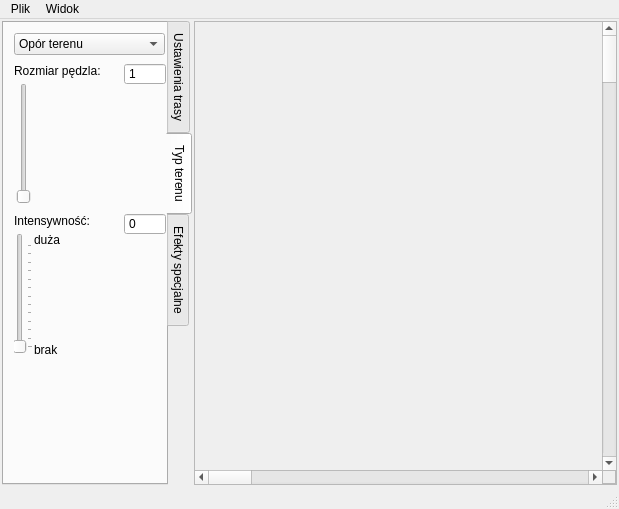
<?xml version="1.0" encoding="UTF-8"?>
<ui version="4.0">
 <class>AssemblyMainWindow</class>
 <widget class="QMainWindow" name="AssemblyMainWindow">
  <property name="geometry">
   <rect>
    <x>0</x>
    <y>0</y>
    <width>619</width>
    <height>509</height>
   </rect>
  </property>
  <property name="sizePolicy">
   <sizepolicy hsizetype="Preferred" vsizetype="Preferred">
    <horstretch>0</horstretch>
    <verstretch>0</verstretch>
   </sizepolicy>
  </property>
  <property name="windowTitle">
   <string>AssemblyMainWindow</string>
  </property>
  <widget class="QWidget" name="centralWidget">
   <property name="sizePolicy">
    <sizepolicy hsizetype="Expanding" vsizetype="Expanding">
     <horstretch>0</horstretch>
     <verstretch>0</verstretch>
    </sizepolicy>
   </property>
   <property name="layoutDirection">
    <enum>Qt::LeftToRight</enum>
   </property>
   <layout class="QGridLayout" name="gridLayout_2">
    <property name="margin">
     <number>2</number>
    </property>
    <property name="spacing">
     <number>2</number>
    </property>
    <item row="0" column="1">
     <widget class="QFrame" name="CentralFrame">
      <property name="sizePolicy">
       <sizepolicy hsizetype="MinimumExpanding" vsizetype="Expanding">
        <horstretch>0</horstretch>
        <verstretch>0</verstretch>
       </sizepolicy>
      </property>
      <property name="minimumSize">
       <size>
        <width>150</width>
        <height>0</height>
       </size>
      </property>
      <property name="frameShape">
       <enum>QFrame::StyledPanel</enum>
      </property>
      <property name="frameShadow">
       <enum>QFrame::Plain</enum>
      </property>
      <layout class="QGridLayout" name="gridLayout">
       <property name="margin">
        <number>0</number>
       </property>
       <property name="spacing">
        <number>0</number>
       </property>
       <item row="2" column="0">
        <widget class="QScrollBar" name="horizontalScrollBar">
         <property name="maximum">
          <number>80</number>
         </property>
         <property name="orientation">
          <enum>Qt::Horizontal</enum>
         </property>
        </widget>
       </item>
       <item row="2" column="1">
        <widget class="QFrame" name="fillerBox">
         <property name="frameShape">
          <enum>QFrame::StyledPanel</enum>
         </property>
         <property name="frameShadow">
          <enum>QFrame::Raised</enum>
         </property>
        </widget>
       </item>
       <item row="1" column="1">
        <widget class="QScrollBar" name="verticalScrollBar">
         <property name="maximum">
          <number>80</number>
         </property>
         <property name="orientation">
          <enum>Qt::Vertical</enum>
         </property>
        </widget>
       </item>
       <item row="1" column="0">
        <widget class="QFrame" name="viewContainer">
         <property name="frameShape">
          <enum>QFrame::NoFrame</enum>
         </property>
         <property name="frameShadow">
          <enum>QFrame::Raised</enum>
         </property>
         <property name="lineWidth">
          <number>0</number>
         </property>
        </widget>
       </item>
      </layout>
     </widget>
    </item>
    <item row="0" column="0">
     <widget class="QTabWidget" name="tabWidget">
      <property name="sizePolicy">
       <sizepolicy hsizetype="Fixed" vsizetype="Expanding">
        <horstretch>0</horstretch>
        <verstretch>0</verstretch>
       </sizepolicy>
      </property>
      <property name="minimumSize">
       <size>
        <width>190</width>
        <height>100</height>
       </size>
      </property>
      <property name="tabPosition">
       <enum>QTabWidget::East</enum>
      </property>
      <property name="tabShape">
       <enum>QTabWidget::Rounded</enum>
      </property>
      <property name="currentIndex">
       <number>1</number>
      </property>
      <widget class="QWidget" name="tab_general">
       <attribute name="title">
        <string>Ustawienia trasy</string>
       </attribute>
       <widget class="QLabel" name="labelImageState">
        <property name="geometry">
         <rect>
          <x>10</x>
          <y>10</y>
          <width>151</width>
          <height>16</height>
         </rect>
        </property>
        <property name="text">
         <string>&lt;!DOCTYPE HTML PUBLIC &quot;-//W3C//DTD HTML 4.0//EN&quot; &quot;http://www.w3.org/TR/REC-html40/strict.dtd&quot;&gt;
&lt;html&gt;&lt;head&gt;&lt;meta name=&quot;qrichtext&quot; content=&quot;1&quot; /&gt;&lt;style type=&quot;text/css&quot;&gt;
p, li { white-space: pre-wrap; }
&lt;/style&gt;&lt;/head&gt;&lt;body style=&quot; font-family:'MS Shell Dlg 2'; font-size:8.25pt; font-weight:400; font-style:normal;&quot;&gt;
&lt;p style=&quot; margin-top:0px; margin-bottom:0px; margin-left:0px; margin-right:0px; -qt-block-indent:0; text-indent:0px;&quot;&gt;&lt;span style=&quot; font-size:8pt;&quot;&gt;Stan obrazka trasy: &lt;/span&gt;&lt;span style=&quot; font-size:8pt; color:#ff0000;&quot;&gt;brak&lt;/span&gt;&lt;/p&gt;&lt;/body&gt;&lt;/html&gt;</string>
        </property>
       </widget>
       <widget class="QPushButton" name="loadImageButton">
        <property name="geometry">
         <rect>
          <x>10</x>
          <y>30</y>
          <width>141</width>
          <height>23</height>
         </rect>
        </property>
        <property name="text">
         <string>Wczytaj obrazek</string>
        </property>
       </widget>
       <widget class="QGroupBox" name="groupInfo">
        <property name="geometry">
         <rect>
          <x>10</x>
          <y>60</y>
          <width>151</width>
          <height>71</height>
         </rect>
        </property>
        <property name="sizePolicy">
         <sizepolicy hsizetype="Fixed" vsizetype="Preferred">
          <horstretch>0</horstretch>
          <verstretch>0</verstretch>
         </sizepolicy>
        </property>
        <property name="title">
         <string>Informacje:</string>
        </property>
        <widget class="QLabel" name="label">
         <property name="geometry">
          <rect>
           <x>10</x>
           <y>20</y>
           <width>81</width>
           <height>16</height>
          </rect>
         </property>
         <property name="text">
          <string>Rozdzielczość:</string>
         </property>
        </widget>
        <widget class="QLabel" name="labelResolution">
         <property name="geometry">
          <rect>
           <x>20</x>
           <y>40</y>
           <width>121</width>
           <height>16</height>
          </rect>
         </property>
         <property name="text">
          <string>0 x 0</string>
         </property>
        </widget>
       </widget>
       <widget class="QGroupBox" name="groupParams">
        <property name="geometry">
         <rect>
          <x>10</x>
          <y>140</y>
          <width>151</width>
          <height>201</height>
         </rect>
        </property>
        <property name="sizePolicy">
         <sizepolicy hsizetype="Fixed" vsizetype="Preferred">
          <horstretch>0</horstretch>
          <verstretch>0</verstretch>
         </sizepolicy>
        </property>
        <property name="title">
         <string>Ustawienia:</string>
        </property>
        <widget class="QSlider" name="gridSlider">
         <property name="geometry">
          <rect>
           <x>10</x>
           <y>70</y>
           <width>101</width>
           <height>20</height>
          </rect>
         </property>
         <property name="maximum">
          <number>9</number>
         </property>
         <property name="pageStep">
          <number>2</number>
         </property>
         <property name="value">
          <number>2</number>
         </property>
         <property name="orientation">
          <enum>Qt::Horizontal</enum>
         </property>
         <property name="tickPosition">
          <enum>QSlider::TicksBelow</enum>
         </property>
        </widget>
        <widget class="QLabel" name="label_2">
         <property name="geometry">
          <rect>
           <x>10</x>
           <y>20</y>
           <width>131</width>
           <height>41</height>
          </rect>
         </property>
         <property name="text">
          <string>Rozmiar siatki (wielkość&lt;br&gt;najmniejszego węzła&lt;br&gt;quad-tree):</string>
         </property>
        </widget>
        <widget class="QLabel" name="labelGrid">
         <property name="geometry">
          <rect>
           <x>120</x>
           <y>70</y>
           <width>21</width>
           <height>16</height>
          </rect>
         </property>
         <property name="text">
          <string>4</string>
         </property>
        </widget>
       </widget>
      </widget>
      <widget class="QWidget" name="tab_terrain">
       <attribute name="title">
        <string>Typ terenu</string>
       </attribute>
       <widget class="QComboBox" name="comboTerrainBrushType">
        <property name="geometry">
         <rect>
          <x>10</x>
          <y>10</y>
          <width>151</width>
          <height>22</height>
         </rect>
        </property>
        <item>
         <property name="text">
          <string>Opór terenu</string>
         </property>
        </item>
        <item>
         <property name="text">
          <string>Śliski teren</string>
         </property>
        </item>
        <item>
         <property name="text">
          <string>Teren nieprzejezdny</string>
         </property>
        </item>
       </widget>
       <widget class="QLabel" name="labelTerrainBrushDescription">
        <property name="geometry">
         <rect>
          <x>10</x>
          <y>190</y>
          <width>100</width>
          <height>16</height>
         </rect>
        </property>
        <property name="text">
         <string>Intensywność:</string>
        </property>
       </widget>
       <widget class="QSlider" name="sliderTerrainIntensity">
        <property name="geometry">
         <rect>
          <x>10</x>
          <y>210</y>
          <width>19</width>
          <height>121</height>
         </rect>
        </property>
        <property name="maximum">
         <number>126</number>
        </property>
        <property name="orientation">
         <enum>Qt::Vertical</enum>
        </property>
        <property name="tickPosition">
         <enum>QSlider::TicksBelow</enum>
        </property>
        <property name="tickInterval">
         <number>10</number>
        </property>
       </widget>
       <widget class="QLabel" name="labelTerrainBrushSize">
        <property name="geometry">
         <rect>
          <x>10</x>
          <y>40</y>
          <width>101</width>
          <height>16</height>
         </rect>
        </property>
        <property name="text">
         <string>Rozmiar pędzla:</string>
        </property>
       </widget>
       <widget class="QSlider" name="sliderTerrainBrushSize">
        <property name="geometry">
         <rect>
          <x>10</x>
          <y>60</y>
          <width>19</width>
          <height>121</height>
         </rect>
        </property>
        <property name="minimum">
         <number>1</number>
        </property>
        <property name="maximum">
         <number>30</number>
        </property>
        <property name="pageStep">
         <number>5</number>
        </property>
        <property name="orientation">
         <enum>Qt::Vertical</enum>
        </property>
        <property name="tickPosition">
         <enum>QSlider::NoTicks</enum>
        </property>
        <property name="tickInterval">
         <number>1</number>
        </property>
       </widget>
       <widget class="QLabel" name="labelTerrainHigh">
        <property name="geometry">
         <rect>
          <x>30</x>
          <y>210</y>
          <width>46</width>
          <height>13</height>
         </rect>
        </property>
        <property name="text">
         <string>duża</string>
        </property>
       </widget>
       <widget class="QLabel" name="labelTerrainNone">
        <property name="geometry">
         <rect>
          <x>30</x>
          <y>320</y>
          <width>46</width>
          <height>13</height>
         </rect>
        </property>
        <property name="text">
         <string>brak</string>
        </property>
       </widget>
       <widget class="QSpinBox" name="lineTerrainBrushSize">
        <property name="geometry">
         <rect>
          <x>120</x>
          <y>40</y>
          <width>42</width>
          <height>22</height>
         </rect>
        </property>
        <property name="readOnly">
         <bool>true</bool>
        </property>
        <property name="buttonSymbols">
         <enum>QAbstractSpinBox::NoButtons</enum>
        </property>
        <property name="minimum">
         <number>1</number>
        </property>
       </widget>
       <widget class="QSpinBox" name="lineTerrainIntensity">
        <property name="geometry">
         <rect>
          <x>120</x>
          <y>190</y>
          <width>42</width>
          <height>22</height>
         </rect>
        </property>
        <property name="readOnly">
         <bool>true</bool>
        </property>
        <property name="buttonSymbols">
         <enum>QAbstractSpinBox::NoButtons</enum>
        </property>
        <property name="maximum">
         <number>127</number>
        </property>
       </widget>
      </widget>
      <widget class="QWidget" name="tab_gfx">
       <attribute name="title">
        <string>Efekty specjalne</string>
       </attribute>
      </widget>
     </widget>
    </item>
   </layout>
  </widget>
  <widget class="QMenuBar" name="menuBar">
   <property name="geometry">
    <rect>
     <x>0</x>
     <y>0</y>
     <width>619</width>
     <height>21</height>
    </rect>
   </property>
   <widget class="QMenu" name="menuPlik">
    <property name="title">
     <string>Plik</string>
    </property>
    <addaction name="actionNewTrack"/>
    <addaction name="actionOpen"/>
    <addaction name="separator"/>
    <addaction name="actionSave"/>
    <addaction name="actionSaveAs"/>
    <addaction name="separator"/>
    <addaction name="actionClose"/>
   </widget>
   <widget class="QMenu" name="menuWidok">
    <property name="title">
     <string>Widok</string>
    </property>
    <addaction name="actionDrawGrid"/>
   </widget>
   <addaction name="menuPlik"/>
   <addaction name="menuWidok"/>
  </widget>
  <widget class="QStatusBar" name="statusBar"/>
  <action name="actionNewTrack">
   <property name="text">
    <string>Nowa trasa</string>
   </property>
  </action>
  <action name="actionOpen">
   <property name="text">
    <string>Otwórz</string>
   </property>
  </action>
  <action name="actionSave">
   <property name="text">
    <string>Zapisz</string>
   </property>
  </action>
  <action name="actionSaveAs">
   <property name="text">
    <string>Zapisz jako...</string>
   </property>
  </action>
  <action name="actionClose">
   <property name="text">
    <string>Zamknij</string>
   </property>
  </action>
  <action name="actionDrawGrid">
   <property name="checkable">
    <bool>true</bool>
   </property>
   <property name="checked">
    <bool>true</bool>
   </property>
   <property name="text">
    <string>Siatka</string>
   </property>
  </action>
 </widget>
 <layoutdefault spacing="6" margin="11"/>
 <resources/>
 <connections/>
</ui>
